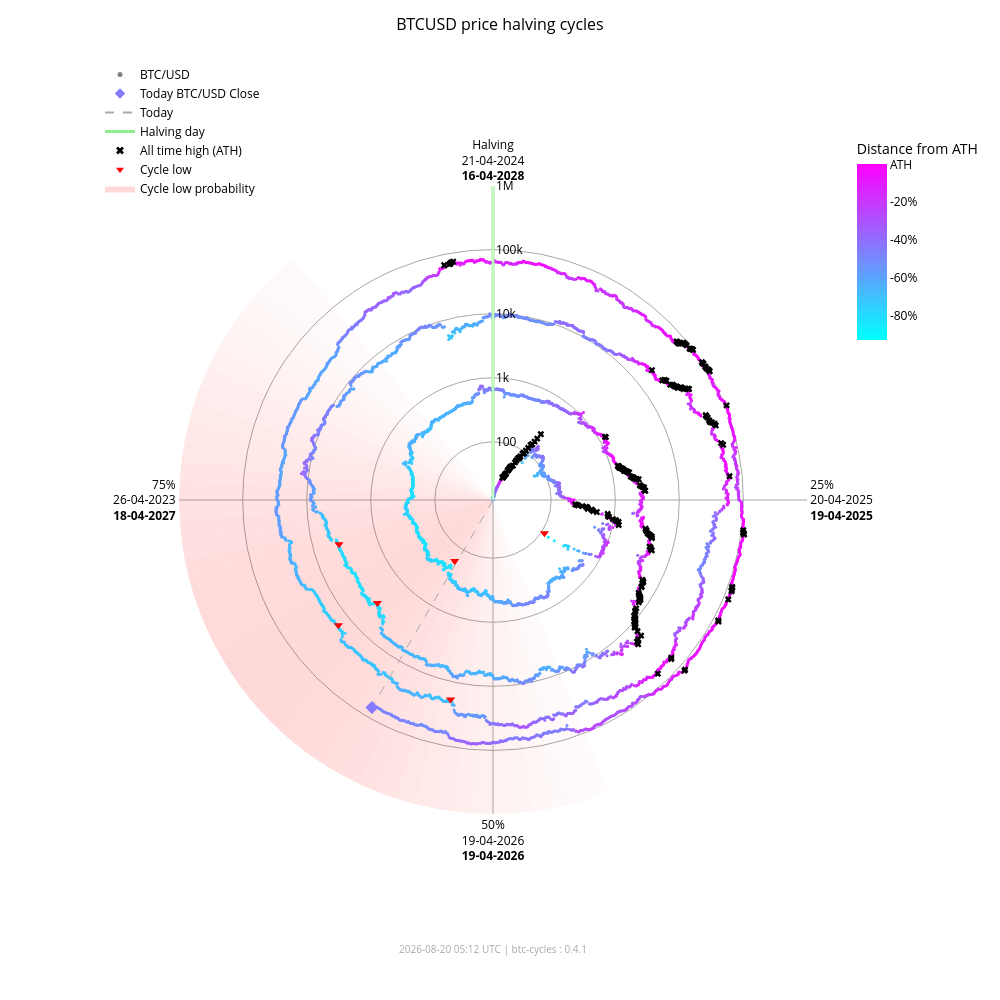

The notebook cell this image was saved under:
### Markdown cell above
### Interactive chart (plotly)

### Code cell
fig_interactive = btc.plot(
    kind="interactive",
    from_date="2012-11-28",
)
# plotly config for interactivity
config = {"scrollZoom": True, "displayModeBar": True}
# display in notebook
fig_interactive.show(config=config)

### Figure 1 — Plotly figure (JSON) as saved in the notebook; plotly's stock layout.template omitted (floating-point values rounded to 4 significant figures; data arrays with more than 128 entries replaced by an {"elided": "..."} marker saying what was removed)
{"data": [{"fill": "toself", "fillcolor": "rgba(255,0,0,0.017168280509461755)", "hoverinfo": "skip", "line": {"width": 0}, "mode": "lines", "r": [12.35, 1000000, 1000000, 12.35, 12.35], "showlegend": false, "theta": [158.4, 158.4, 162.0, 162.0, 158.4], "type": "scatterpolar"}, {"fill": "toself", "fillcolor": "rgba(255,0,0,0.022114794501891175)", "hoverinfo": "skip", "line": {"width": 0}, "mode": "lines", "r": [12.35, 1000000, 1000000, 12.35, 12.35], "showlegend": false, "theta": [162.0, 162.0, 165.6, 165.6, 162.0], "type": "scatterpolar"}, {"fill": "toself", "fillcolor": "rgba(255,0,0,0.02790404259511669)", "hoverinfo": "skip", "line": {"width": 0}, "mode": "lines", "r": [12.35, 1000000, 1000000, 12.35, 12.35], "showlegend": false, "theta": [165.6, 165.6, 169.2, 169.2, 165.6], "type": "scatterpolar"}, {"fill": "toself", "fillcolor": "rgba(255,0,0,0.034518294852420334)", "hoverinfo": "skip", "line": {"width": 0}, "mode": "lines", "r": [12.35, 1000000, 1000000, 12.35, 12.35], "showlegend": false, "theta": [169.2, 169.2, 172.8, 172.8, 169.2], "type": "scatterpolar"}, {"fill": "toself", "fillcolor": "rgba(255,0,0,0.041901979682821514)", "hoverinfo": "skip", "line": {"width": 0}, "mode": "lines", "r": [12.35, 1000000, 1000000, 12.35, 12.35], "showlegend": false, "theta": [172.8, 172.8, 176.4, 176.4, 172.8], "type": "scatterpolar"}, {"fill": "toself", "fillcolor": "rgba(255,0,0,0.04996405861294358)", "hoverinfo": "skip", "line": {"width": 0}, "mode": "lines", "r": [12.35, 1000000, 1000000, 12.35, 12.35], "showlegend": false, "theta": [176.4, 176.4, 180.0, 180.0, 176.4], "type": "scatterpolar"}, {"fill": "toself", "fillcolor": "rgba(255,0,0,0.05858349692240514)", "hoverinfo": "skip", "line": {"width": 0}, "mode": "lines", "r": [12.35, 1000000, 1000000, 12.35, 12.35], "showlegend": false, "theta": [180.0, 180.0, 183.6, 183.6, 180.0], "type": "scatterpolar"}, {"fill": "toself", "fillcolor": "rgba(255,0,0,0.06761662035375064)", "hoverinfo": "skip", "line": {"width": 0}, "mode": "lines", "r": [12.35, 1000000, 1000000, 12.35, 12.35], "showlegend": false, "theta": [183.6, 183.6, 187.2, 187.2, 183.6], "type": "scatterpolar"}, {"fill": "toself", "fillcolor": "rgba(255,0,0,0.07690481219944661)", "hoverinfo": "skip", "line": {"width": 0}, "mode": "lines", "r": [12.35, 1000000, 1000000, 12.35, 12.35], "showlegend": false, "theta": [187.2, 187.2, 190.8, 190.8, 187.2], "type": "scatterpolar"}, {"fill": "toself", "fillcolor": "rgba(255,0,0,0.08628112000611096)", "hoverinfo": "skip", "line": {"width": 0}, "mode": "lines", "r": [12.35, 1000000, 1000000, 12.35, 12.35], "showlegend": false, "theta": [190.8, 190.8, 194.4, 194.4, 190.8], "type": "scatterpolar"}, {"fill": "toself", "fillcolor": "rgba(255,0,0,0.09557490841018089)", "hoverinfo": "skip", "line": {"width": 0}, "mode": "lines", "r": [12.35, 1000000, 1000000, 12.35, 12.35], "showlegend": false, "theta": [194.4, 194.4, 198.0, 198.0, 194.4], "type": "scatterpolar"}, {"fill": "toself", "fillcolor": "rgba(255,0,0,0.10461455782963762)", "hoverinfo": "skip", "line": {"width": 0}, "mode": "lines", "r": [12.35, 1000000, 1000000, 12.35, 12.35], "showlegend": false, "theta": [198.0, 198.0, 201.6, 201.6, 198.0], "type": "scatterpolar"}, {"fill": "toself", "fillcolor": "rgba(255,0,0,0.11322908719652829)", "hoverinfo": "skip", "line": {"width": 0}, "mode": "lines", "r": [12.35, 1000000, 1000000, 12.35, 12.35], "showlegend": false, "theta": [201.6, 201.6, 205.2, 205.2, 201.6], "type": "scatterpolar"}, {"fill": "toself", "fillcolor": "rgba(255,0,0,0.12125015337052986)", "hoverinfo": "skip", "line": {"width": 0}, "mode": "lines", "r": [12.35, 1000000, 1000000, 12.35, 12.35], "showlegend": false, "theta": [205.2, 205.2, 208.8, 208.8, 205.2], "type": "scatterpolar"}, {"fill": "toself", "fillcolor": "rgba(255,0,0,0.12851590515331976)", "hoverinfo": "skip", "line": {"width": 0}, "mode": "lines", "r": [12.35, 1000000, 1000000, 12.35, 12.35], "showlegend": false, "theta": [208.8, 208.8, 212.4, 212.4, 208.8], "type": "scatterpolar"}, {"fill": "toself", "fillcolor": "rgba(255,0,0,0.13487757461161184)", "hoverinfo": "skip", "line": {"width": 0}, "mode": "lines", "r": [12.35, 1000000, 1000000, 12.35, 12.35], "showlegend": false, "theta": [212.4, 212.4, 216.0, 216.0, 212.4], "type": "scatterpolar"}, {"fill": "toself", "fillcolor": "rgba(255,0,0,0.14020862181849592)", "hoverinfo": "skip", "line": {"width": 0}, "mode": "lines", "r": [12.35, 1000000, 1000000, 12.35, 12.35], "showlegend": false, "theta": [216.0, 216.0, 219.6, 219.6, 216.0], "type": "scatterpolar"}, {"fill": "toself", "fillcolor": "rgba(255,0,0,0.14441504950654527)", "hoverinfo": "skip", "line": {"width": 0}, "mode": "lines", "r": [12.35, 1000000, 1000000, 12.35, 12.35], "showlegend": false, "theta": [219.6, 219.6, 223.2, 223.2, 219.6], "type": "scatterpolar"}, {"fill": "toself", "fillcolor": "rgba(255,0,0,0.14744459351271713)", "hoverinfo": "skip", "line": {"width": 0}, "mode": "lines", "r": [12.35, 1000000, 1000000, 12.35, 12.35], "showlegend": false, "theta": [223.2, 223.2, 226.8, 226.8, 223.2], "type": "scatterpolar"}, {"fill": "toself", "fillcolor": "rgba(255,0,0,0.14929223192296423)", "hoverinfo": "skip", "line": {"width": 0}, "mode": "lines", "r": [12.35, 1000000, 1000000, 12.35, 12.35], "showlegend": false, "theta": [226.8, 226.8, 230.4, 230.4, 226.8], "type": "scatterpolar"}, {"fill": "toself", "fillcolor": "rgba(255,0,0,0.15)", "hoverinfo": "skip", "line": {"width": 0}, "mode": "lines", "r": [12.35, 1000000, 1000000, 12.35, 12.35], "showlegend": false, "theta": [230.4, 230.4, 234.0, 234.0, 230.4], "type": "scatterpolar"}, {"fill": "toself", "fillcolor": "rgba(255,0,0,0.14965033825231114)", "hoverinfo": "skip", "line": {"width": 0}, "mode": "lines", "r": [12.35, 1000000, 1000000, 12.35, 12.35], "showlegend": false, "theta": [234.0, 234.0, 237.6, 237.6, 234.0], "type": "scatterpolar"}, {"fill": "toself", "fillcolor": "rgba(255,0,0,0.14835378057909807)", "hoverinfo": "skip", "line": {"width": 0}, "mode": "lines", "r": [12.35, 1000000, 1000000, 12.35, 12.35], "showlegend": false, "theta": [237.6, 237.6, 241.2, 241.2, 237.6], "type": "scatterpolar"}, {"fill": "toself", "fillcolor": "rgba(255,0,0,0.14623322283554635)", "hoverinfo": "skip", "line": {"width": 0}, "mode": "lines", "r": [12.35, 1000000, 1000000, 12.35, 12.35], "showlegend": false, "theta": [241.2, 241.2, 244.8, 244.8, 241.2], "type": "scatterpolar"}, {"fill": "toself", "fillcolor": "rgba(255,0,0,0.1434078538226231)", "hoverinfo": "skip", "line": {"width": 0}, "mode": "lines", "r": [12.35, 1000000, 1000000, 12.35, 12.35], "showlegend": false, "theta": [244.8, 244.8, 248.4, 248.4, 244.8], "type": "scatterpolar"}, {"fill": "toself", "fillcolor": "rgba(255,0,0,0.13997983179373427)", "hoverinfo": "skip", "line": {"width": 0}, "mode": "lines", "r": [12.35, 1000000, 1000000, 12.35, 12.35], "showlegend": false, "theta": [248.4, 248.4, 252.0, 252.0, 248.4], "type": "scatterpolar"}, {"fill": "toself", "fillcolor": "rgba(255,0,0,0.13602598258454268)", "hoverinfo": "skip", "line": {"width": 0}, "mode": "lines", "r": [12.35, 1000000, 1000000, 12.35, 12.35], "showlegend": false, "theta": [252.0, 252.0, 255.6, 255.6, 252.0], "type": "scatterpolar"}, {"fill": "toself", "fillcolor": "rgba(255,0,0,0.13159547355344953)", "hoverinfo": "skip", "line": {"width": 0}, "mode": "lines", "r": [12.35, 1000000, 1000000, 12.35, 12.35], "showlegend": false, "theta": [255.6, 255.6, 259.2, 259.2, 255.6], "type": "scatterpolar"}, {"fill": "toself", "fillcolor": "rgba(255,0,0,0.12671301775492697)", "hoverinfo": "skip", "line": {"width": 0}, "mode": "lines", "r": [12.35, 1000000, 1000000, 12.35, 12.35], "showlegend": false, "theta": [259.2, 259.2, 262.8, 262.8, 259.2], "type": "scatterpolar"}, {"fill": "toself", "fillcolor": "rgba(255,0,0,0.12138610149219965)", "hoverinfo": "skip", "line": {"width": 0}, "mode": "lines", "r": [12.35, 1000000, 1000000, 12.35, 12.35], "showlegend": false, "theta": [262.8, 262.8, 266.4, 266.4, 262.8], "type": "scatterpolar"}, {"fill": "toself", "fillcolor": "rgba(255,0,0,0.1156142551644921)", "hoverinfo": "skip", "line": {"width": 0}, "mode": "lines", "r": [12.35, 1000000, 1000000, 12.35, 12.35], "showlegend": false, "theta": [266.4, 266.4, 270.0, 270.0, 266.4], "type": "scatterpolar"}, {"fill": "toself", "fillcolor": "rgba(255,0,0,0.10939851441251548)", "hoverinfo": "skip", "line": {"width": 0}, "mode": "lines", "r": [12.35, 1000000, 1000000, 12.35, 12.35], "showlegend": false, "theta": [270.0, 270.0, 273.6, 273.6, 270.0], "type": "scatterpolar"}, {"fill": "toself", "fillcolor": "rgba(255,0,0,0.10274974912946185)", "hoverinfo": "skip", "line": {"width": 0}, "mode": "lines", "r": [12.35, 1000000, 1000000, 12.35, 12.35], "showlegend": false, "theta": [273.6, 273.6, 277.2, 277.2, 273.6], "type": "scatterpolar"}, {"fill": "toself", "fillcolor": "rgba(255,0,0,0.09569517349791425)", "hoverinfo": "skip", "line": {"width": 0}, "mode": "lines", "r": [12.35, 1000000, 1000000, 12.35, 12.35], "showlegend": false, "theta": [277.2, 277.2, 280.8, 280.8, 277.2], "type": "scatterpolar"}, {"fill": "toself", "fillcolor": "rgba(255,0,0,0.08828282625646727)", "hoverinfo": "skip", "line": {"width": 0}, "mode": "lines", "r": [12.35, 1000000, 1000000, 12.35, 12.35], "showlegend": false, "theta": [280.8, 280.8, 284.4, 284.4, 280.8], "type": "scatterpolar"}, {"fill": "toself", "fillcolor": "rgba(255,0,0,0.08058400018765345)", "hoverinfo": "skip", "line": {"width": 0}, "mode": "lines", "r": [12.35, 1000000, 1000000, 12.35, 12.35], "showlegend": false, "theta": [284.4, 284.4, 288.0, 288.0, 284.4], "type": "scatterpolar"}, {"fill": "toself", "fillcolor": "rgba(255,0,0,0.07269354608292704)", "hoverinfo": "skip", "line": {"width": 0}, "mode": "lines", "r": [12.35, 1000000, 1000000, 12.35, 12.35], "showlegend": false, "theta": [288.0, 288.0, 291.6, 291.6, 288.0], "type": "scatterpolar"}, {"fill": "toself", "fillcolor": "rgba(255,0,0,0.06472784449068783)", "hoverinfo": "skip", "line": {"width": 0}, "mode": "lines", "r": [12.35, 1000000, 1000000, 12.35, 12.35], "showlegend": false, "theta": [291.6, 291.6, 295.2, 295.2, 291.6], "type": "scatterpolar"}, {"fill": "toself", "fillcolor": "rgba(255,0,0,0.05682021976743955)", "hoverinfo": "skip", "line": {"width": 0}, "mode": "lines", "r": [12.35, 1000000, 1000000, 12.35, 12.35], "showlegend": false, "theta": [295.2, 295.2, 298.8, 298.8, 295.2], "type": "scatterpolar"}, {"fill": "toself", "fillcolor": "rgba(255,0,0,0.04911378436707333)", "hoverinfo": "skip", "line": {"width": 0}, "mode": "lines", "r": [12.35, 1000000, 1000000, 12.35, 12.35], "showlegend": false, "theta": [298.8, 298.8, 302.4, 302.4, 298.8], "type": "scatterpolar"}, {"fill": "toself", "fillcolor": "rgba(255,0,0,0.04175213714896469)", "hoverinfo": "skip", "line": {"width": 0}, "mode": "lines", "r": [12.35, 1000000, 1000000, 12.35, 12.35], "showlegend": false, "theta": [302.4, 302.4, 306.0, 306.0, 302.4], "type": "scatterpolar"}, {"fill": "toself", "fillcolor": "rgba(255,0,0,0.034868865657538876)", "hoverinfo": "skip", "line": {"width": 0}, "mode": "lines", "r": [12.35, 1000000, 1000000, 12.35, 12.35], "showlegend": false, "theta": [306.0, 306.0, 309.6, 309.6, 306.0], "type": "scatterpolar"}, {"fill": "toself", "fillcolor": "rgba(255,0,0,0.02857722515334582)", "hoverinfo": "skip", "line": {"width": 0}, "mode": "lines", "r": [12.35, 1000000, 1000000, 12.35, 12.35], "showlegend": false, "theta": [309.6, 309.6, 313.2, 313.2, 309.6], "type": "scatterpolar"}, {"fill": "toself", "fillcolor": "rgba(255,0,0,0.022961515313555197)", "hoverinfo": "skip", "line": {"width": 0}, "mode": "lines", "r": [12.35, 1000000, 1000000, 12.35, 12.35], "showlegend": false, "theta": [313.2, 313.2, 316.8, 316.8, 313.2], "type": "scatterpolar"}, {"fill": "toself", "fillcolor": "rgba(255,0,0,0.01807146942917362)", "hoverinfo": "skip", "line": {"width": 0}, "mode": "lines", "r": [12.35, 1000000, 1000000, 12.35, 12.35], "showlegend": false, "theta": [316.8, 316.8, 320.4, 320.4, 316.8], "type": "scatterpolar"}, {"hoverinfo": "text", "marker": {"color": {"elided": "5014 str values"}, "size": 3}, "mode": "markers", "r": {"elided": "5014 float values"}, "showlegend": false, "text": {"elided": "5014 str values"}, "theta": {"elided": "5014 float values"}, "type": "scatterpolar"}, {"hoverinfo": "skip", "line": {"color": "lightgreen", "width": 3}, "mode": "lines", "r": [12.35, 1000000], "showlegend": false, "theta": [0, 0], "type": "scatterpolar"}, {"hoverinfo": "skip", "line": {"color": "darkgrey", "dash": "dash", "width": 1}, "mode": "lines", "r": [12.35, 69450.0], "showlegend": false, "theta": [210.3, 210.3], "type": "scatterpolar"}, {"hoverinfo": "text", "marker": {"color": "#8679ff", "size": 10, "symbol": "diamond"}, "mode": "markers", "r": [69450.0], "showlegend": false, "text": ["Today<br>Date: 2026-08-20<br>Price: $69,446.08"], "theta": [210.3], "type": "scatterpolar"}, {"hoverinfo": "text", "marker": {"color": "black", "size": 6, "symbol": "x"}, "mode": "markers", "r": {"elided": "195 float values"}, "showlegend": false, "text": {"elided": "195 str values"}, "theta": {"elided": "195 float values"}, "type": "scatterpolar"}, {"hoverinfo": "text", "marker": {"color": "red", "size": 8, "symbol": "triangle-down"}, "mode": "markers", "r": [111.6, 164.9, 3233.0, 3925.0, 18950.0, 15760.0], "showlegend": false, "text": ["Cycle Low<br>Date: 2014-02-21<br>Price: $111.56<br>ATH distance: -91.0%", "Cycle Low<br>Date: 2015-01-14<br>Price: $164.92<br>ATH distance: -86.7%", "Cycle Low<br>Date: 2018-12-15<br>Price: $3,232.51<br>ATH distance: -83.3%", "Cycle Low<br>Date: 2019-03-25<br>Price: $3,924.55<br>ATH distance: -79.7%", "Cycle Low<br>Date: 2022-06-18<br>Price: $18,954.25<br>ATH distance: -71.9%", "Cycle Low<br>Date: 2022-11-21<br>Price: $15,760.19<br>ATH distance: -76.7%"], "theta": [122.8, 212.1, 228.3, 254.0, 192.0, 231.0], "type": "scatterpolar"}, {"marker": {"color": "grey", "size": 5}, "mode": "markers", "name": "BTC/USD", "r": [null], "theta": [null], "type": "scatterpolar"}, {"marker": {"color": "#8679ff", "size": 8, "symbol": "diamond"}, "mode": "markers", "name": "Today BTC/USD Close", "r": [null], "theta": [null], "type": "scatterpolar"}, {"line": {"color": "darkgrey", "dash": "dash"}, "mode": "lines", "name": "Today", "r": [null], "theta": [null], "type": "scatterpolar"}, {"line": {"color": "lightgreen", "width": 3}, "mode": "lines", "name": "Halving day", "r": [null], "theta": [null], "type": "scatterpolar"}, {"marker": {"color": "black", "size": 7, "symbol": "x"}, "mode": "markers", "name": "All time high (ATH)", "r": [null], "theta": [null], "type": "scatterpolar"}, {"marker": {"color": "red", "size": 7, "symbol": "triangle-down"}, "mode": "markers", "name": "Cycle low", "r": [null], "theta": [null], "type": "scatterpolar"}, {"fill": "toself", "fillcolor": "rgba(255,0,0,0.15)", "line": {"width": 0}, "mode": "lines", "name": "Cycle low probability", "r": [null], "theta": [null], "type": "scatterpolar"}, {"hoverinfo": "skip", "marker": {"cmax": 0, "cmin": -0.9307, "color": [0], "colorbar": {"len": 0.25, "ticktext": ["ATH", "-20%", "-40%", "-60%", "-80%", "-100%"], "tickvals": [0, -0.2, -0.4, -0.6, -0.8, -1.0], "title": {"text": "Distance from ATH"}, "x": 0.95, "y": 0.92, "yanchor": "top"}, "colorscale": {"elided": "256x2 mixed values"}, "showscale": true, "size": 0}, "mode": "markers", "r": [null], "showlegend": false, "theta": [null], "type": "scatterpolar"}], "layout": {"annotations": [{"font": {"color": "darkgrey", "size": 10}, "showarrow": false, "text": "2026-08-20 05:12 UTC | btc-cycles : 0.4.1", "x": 0.5, "xref": "paper", "y": -0.02, "yref": "paper"}], "font": {"color": "black"}, "height": 1000, "legend": {"bgcolor": "rgba(0,0,0,0)", "font": {"color": "black"}, "x": 0.0, "y": 1.0}, "margin": {"b": 60, "l": 100, "r": 80, "t": 60}, "paper_bgcolor": "white", "plot_bgcolor": "white", "polar": {"angularaxis": {"color": "black", "direction": "clockwise", "gridcolor": "darkgrey", "rotation": 90, "ticktext": ["Halving<br>21-04-2024<br><b>16-04-2028</b>", "25%<br>20-04-2025<br><b>19-04-2025</b>", "50%<br>19-04-2026<br><b>19-04-2026</b>", "75%<br>26-04-2023<br><b>18-04-2027</b>"], "tickvals": [0, 90, 180, 270]}, "bgcolor": "white", "domain": {"x": [0.1, 0.9], "y": [0.05, 0.95]}, "radialaxis": {"angle": 90, "color": "black", "gridcolor": "darkgrey", "range": [1.092, 6.0], "tickangle": 90, "ticktext": ["100", "1k", "10k", "100k", "1M"], "tickvals": [100, 1000, 10000, 100000, 1000000], "type": "log"}}, "title": {"font": {"color": "black", "size": 16}, "text": "BTCUSD price halving cycles", "x": 0.5}, "width": 1000}}
